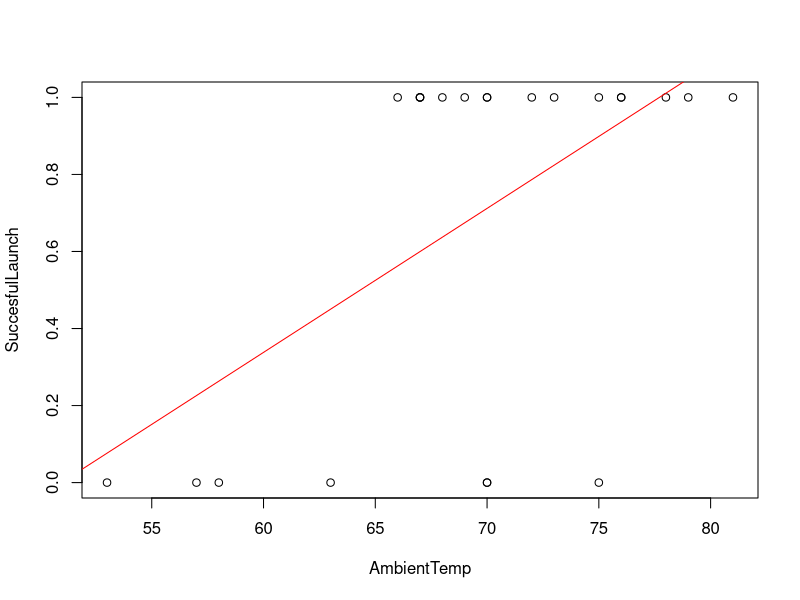
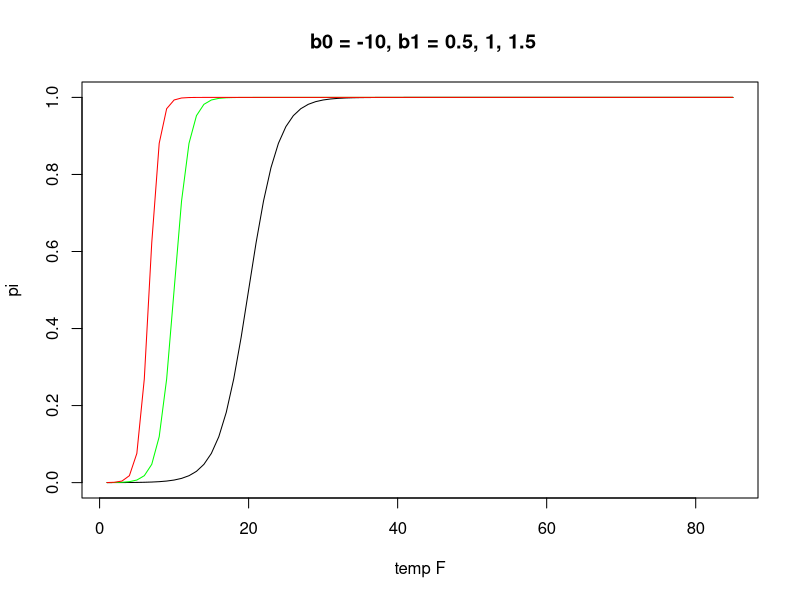
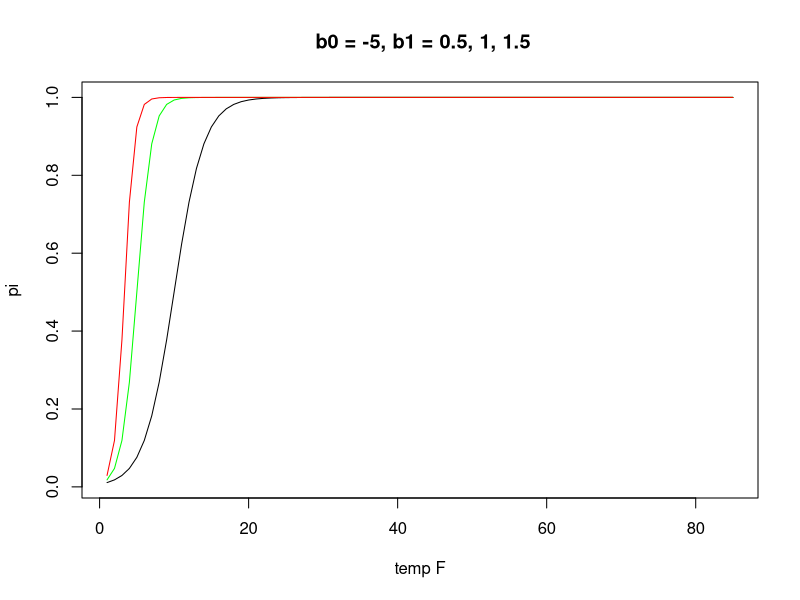
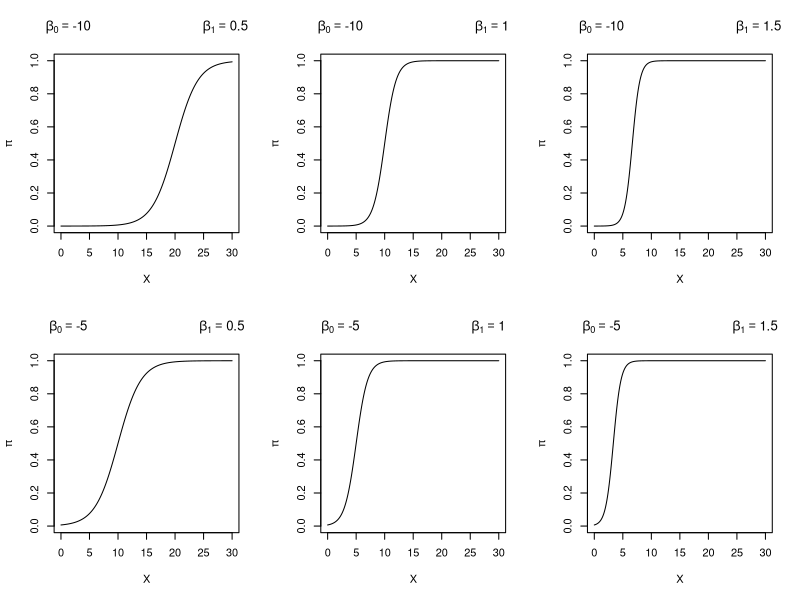

Reproduce these figures in R, in order. (Note: this script raises an error after producing the figures.)
#In preparing for class on Wed Jun 13, I think the core reading in K&S Chapter 7 is 7.1-7.9.
#The concepts in logic regression will be covered in the Rossi chapter for next week.

#In K&S Chapter 7, please complete Activities 3, 5, 6, 7, 8, 9, 11, 12, 14.
#Logistic regression uses function "glm" and the argument "family=binomial".
#Submit using the file name "KS-Ch7.R".

# Activity 3
setwd("/Users/SMC/学/ECE 608/08 - Jun 20 - Multiple regression (KS logistic regression)")
table7.1 <- read.csv("Book1.csv")
attach(table7.1)
library(ggplot2)

fit <- lm(SuccesfulLaunch ~ AmbientTemp)

plot(SuccesfulLaunch ~ AmbientTemp )+
  abline(fit$coefficients, col="red")

predict.60 <- predict(fit, data.frame(AmbientTemp = 60)) #  0.3380952
predict.85 <- predict(fit, data.frame(AmbientTemp = 85)) #  1.272619 
# Activity 5
pi = function (x, b0, b1) {exp(b0+b1*x)/(1+exp(b0+b1*x)) }
# b0 = -10 and -5 and b1 = 0.5, 1, and 1.5
plot(pi(1:85, -10, 0.5), type = 'l', xlab="temp F", ylab="pi" , main= " b0 = -10, b1 = 0.5, 1, 1.5") + 
  lines(pi(1:85, -10, 1),col="green") +
  lines(pi(1:85, -10, 1.5), col="red")

plot(pi(1:85, -5, 0.5), type = 'l', xlab="temp F", ylab="pi", main= " b0 = -5, b1 = 0.5, 1, 1.5") + 
  lines(pi(1:85, -5, 1),col="green") +
  lines(pi(1:85, -5, 1.5), col="red")

#solution
par(mfrow=c(2,3))
Beta0 <- c(-10,-5)
Beta1 <- c(.5,1,1.5)
X <- seq(0,30,by=.1)
for (i in 1:2) {
  for (j in 1:3) {
    pi <- exp(Beta0[i] + Beta1[j]*X)/(1+exp(Beta0[i] + Beta1[j]*X))
    plot(X,pi,type="l",ylim=c(0,1),ylab = expression(pi))
    title(main=bquote(paste(beta[0]==.(Beta0[i]),"
                            ",beta[1]==.(Beta1[j]))),cex=.7)
  }
  }

# b0 = 10 and 5 and b1 = -0.5, -1, and -1.5.
plot(pi(1:85, 10, -0.5), type = 'l', xlab="temp F", ylab="pi" , main= " b0 = 10,  b1 = -0.5, -1, -1.5") + 
  lines(pi(1:85, 10, -1),col="green") +
  lines(pi(1:85, 10, -1.5), col="red")

plot(pi(1:85, 5, -0.5), type = 'l', xlab="temp F", ylab="pi", main= " b0 = 5,  b1 = -0.5, -1, -1.5") + 
  lines(pi(1:85, 5, -1),col="green") +
  lines(pi(1:85, 5, -1.5), col="red")


#ans: 
#a. the magnitude of b0 shapes the steepness of the curve, and 
#the sign of b0 inverts/complements the curve; b1 defines how long the transition is
#b. For all of these graphs, what value of p appears to have the steepest slope?
#pi = 0.5 
# Activity 6
fit2 <- glm(SuccesfulLaunch ~ AmbientTemp,family = binomial)
plot(SuccesfulLaunch ~ AmbientTemp) +
  abline(fit2, col="green") +
  lines(pi(1:85, -15.0429,  0.2322), col="red")
#MLE   b0=-15.0429      b1= 0.2322  
#LMS   b0=-1.90476      b1= 0.03738  
# The maximum likelihood estimate gives an s-shaped lot, result in better cutoff between 0 and 1

# Activity 7
p31=pi(31, -15.0429,  0.2322) # 0.0003916697
predict(fit2, data.frame(AmbientTemp = 31), type="response")
p50=pi(50, -15.0429,  0.2322) # 0.031282931.2613
p75=pi(75, -15.0429,  0.2322) # 0.9146749

# Activity 8
o60=pi(60, -15.0429,  0.2322)/(1-pi(60, -15.0429,  0.2322)) # 0.3292625
o70=pi(70, -15.0429,  0.2322)/(1-pi(70, -15.0429,  0.2322)) # 3.357176
# redo
p60 <- predict(fit2, data.frame(AmbientTemp = 60), type = "response")
a60 = p60/(1-p60)

p70 <- predict(fit2, data.frame(AmbientTemp = 70), type = "response")
a70 = p70/(1-p70)

# Activity 9
exp(0.2322*10)
# Activity 11
fit2 <- glm(SuccesfulLaunch ~ AmbientTemp,family = "binomial")
plot(SuccesfulLaunch ~ AmbientTemp, main="LMS in blue, MLE in RED",  xlim=c(0, 125))
  lines(pi(0:125, -1.90476190, 0.03738095), col="blue")  #LSE
  lines(pi(0:125, -15.0429,  0.2322), col="red", lty = 2) #MLE
  legend("topleft", # places a legend at the appropriate place 
         c("LSE","MLE"), # puts text in the legend
         lty=c(1,2), # gives the legend appropriate symbols (lines)
         lwd=c(1,1),
         col=c("blue","red"), 
         cex=0.5) 
  
  
# Activity 12
exp(0.2322*29) # 840.3345

exp(0.2322-1.96*0.1082)^29
exp(0.2322+1.96*0.1082)^29
# 95% confidence interval is (1.792681,393914)
# the odds of success at 60°F could be just slightly larger than the odds at 31°F
# or 393914 times as large as the odds at 31°F

# Activity 14
summary(fit2)
"Null deviance: 28.267  on 22  degrees of freedom
Residual deviance: 20.315  on 21  degrees of freedom"

# G-statistic = 28.267-20.315=7.952
"Coefficients:
            Estimate Std. Error z value Pr(>|z|)  
(Intercept) -15.0429     7.3786  -2.039   0.0415 *
AmbientTemp   0.2322     0.1082   2.145   0.0320 *"

# The p value of b1 is small, less than 0.05 so reject null model, and conclude 
# Ha, b1 not equal to 0, ambient temperature is related to the odd of a successful launch

# null model
# fit3 <- glm(SuccesfulLaunch ~ 1,family = binomial("logit")) #P 0.0681

                              